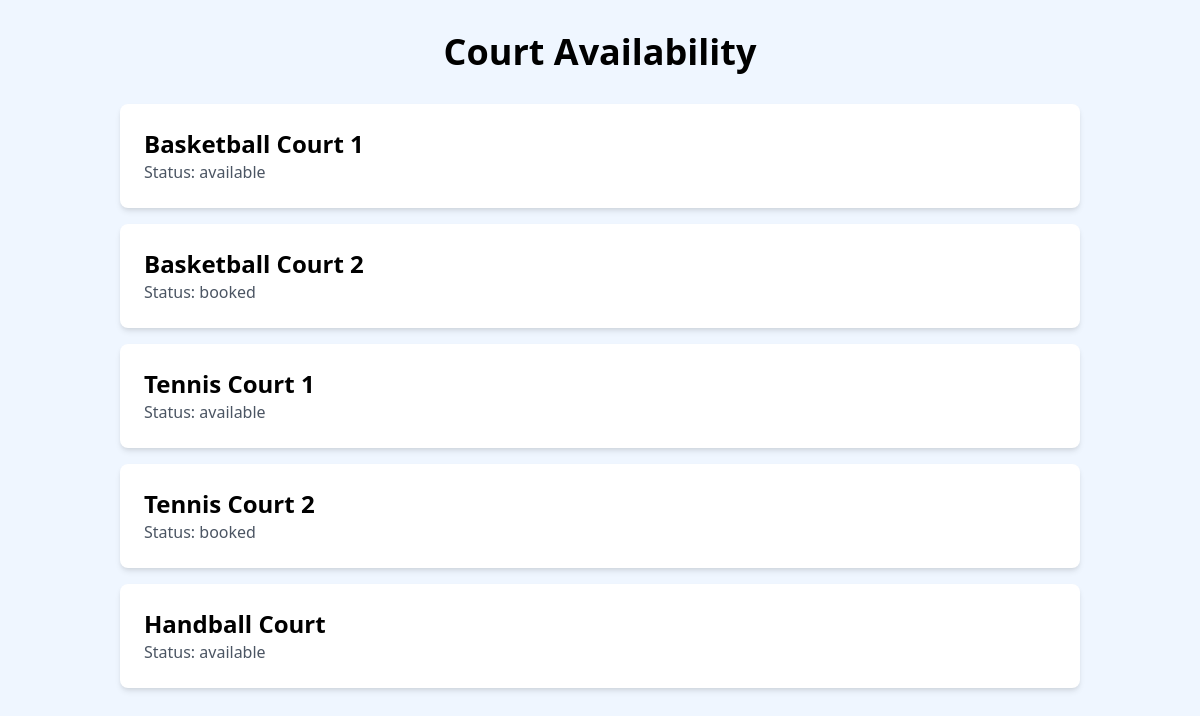
Page /courts on the committed database.
### tables this page shows
CREATE TABLE courts (
        id INTEGER PRIMARY KEY AUTOINCREMENT,
        court_name TEXT NOT NULL,
        availability TEXT NOT NULL
    );

### app.py (the view)
@app.route('/courts', methods=['GET'])
def courts():
    courts_data = get_court_availability()
    return render_template('courts.html', courts=courts_data)

### app.py (called while the page is built)
def get_court_availability():
    conn = sqlite3.connect('gym.db')
    cursor = conn.cursor()
    cursor.execute("SELECT court_name, availability FROM courts")
    courts = cursor.fetchall()
    conn.close()
    return {court[0]: court[1] for court in courts}

### templates/courts.html (shortened to what this page needs)
<!DOCTYPE html>
<html lang="en">
<head>
  <link href="https://cdn.jsdelivr.net/npm/tailwindcss@2.0.0/dist/tailwind.min.css" rel="stylesheet">
</head>
<body class="bg-blue-50">
  <div class="container mx-auto p-8">
    <h1 class="text-4xl font-bold mb-8 text-center">Court Availability</h1>
    <ul class="space-y-4">
      {% for court, availability in courts.items() %}
      <li class="bg-white p-6 rounded-lg shadow-md">
        <h2 class="text-2xl font-semibold">{{ court }}</h2>
        <p class="text-gray-600">Status: {{ availability }}</p>
      </li>
      {% endfor %}
    </ul>
  </div>
</body>
</html>

### rows in the picture
courts: court_name "Basketball Court 1", availability "available"
courts: court_name "Basketball Court 2", availability "booked"
courts: court_name "Tennis Court 1", availability "available"
courts: court_name "Tennis Court 2", availability "booked"
courts: court_name "Handball Court", availability "available"
